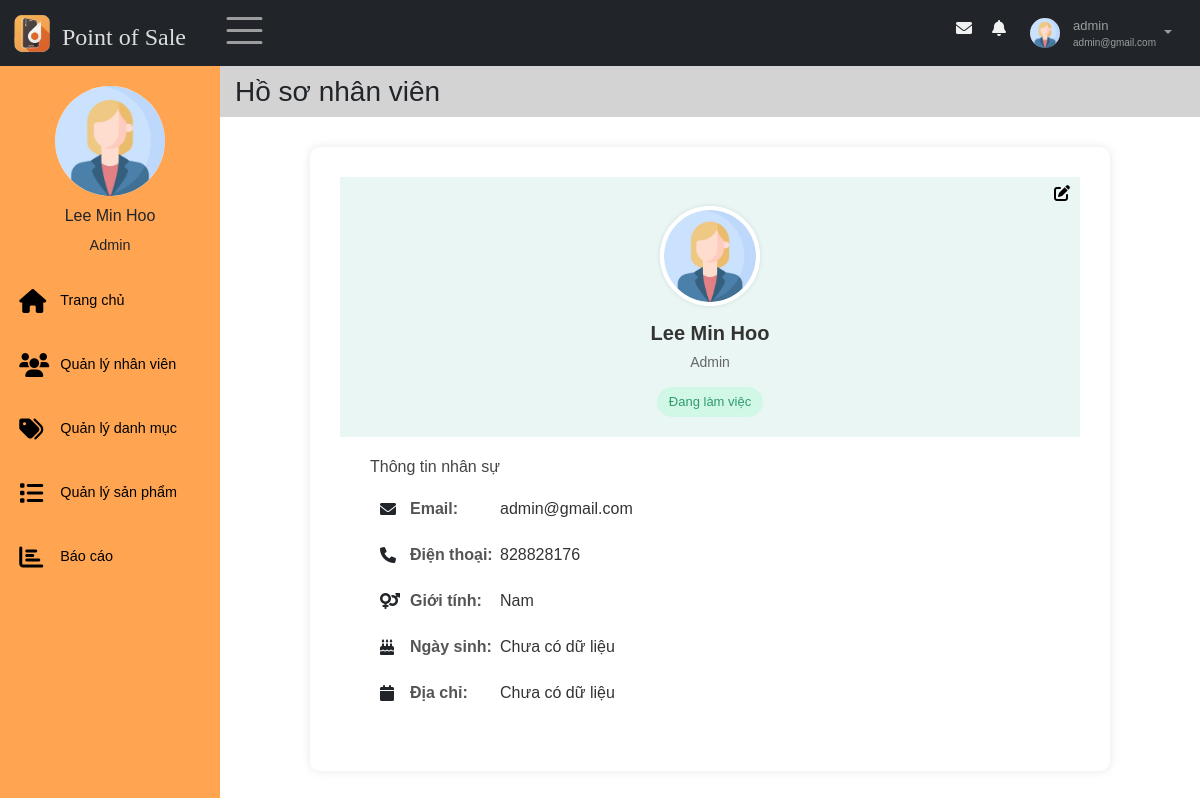
Page /views/index.php?nav=hoso (signed in) on the committed database.
### tables this page shows
CREATE TABLE `taikhoan` (
  `id` int(11) NOT NULL,
  `id_nhanvien` int(11) NOT NULL,
  `username` varchar(30) NOT NULL,
  `password` varchar(30) NOT NULL,
  `role` enum('Admin','Nhân viên') NOT NULL,
  `trangthai_hd` tinyint(1) NOT NULL,
  `activate_token` varchar(10) DEFAULT NULL,
  `expire_time` int(11) DEFAULT NULL,
  `pass_changed` tinyint(1) DEFAULT NULL,
  `trangthai_khoa` tinyint(1) NOT NULL DEFAULT 0
);

CREATE TABLE `nhanvien` (
  `id` int(11) NOT NULL,
  `hoten` varchar(50) NOT NULL,
  `email` varchar(100) NOT NULL,
  `gioitinh` enum('Nữ','Nam') DEFAULT NULL,
  `sdt` varchar(11) DEFAULT NULL,
  `ngaysinh` date DEFAULT NULL,
  `diachi` varchar(100) DEFAULT NULL,
  `img` varchar(50) DEFAULT NULL
);

### models/quanlyhoso/getProfileNV.php (called while the page is built, shortened)
<?php
    $conn = connectDB();
    if (isset($_GET["id_detail"])) {
        $id = $_GET["id_detail"];
    } else {
        $id = $_SESSION["id"];
    }
    if(empty($_SESSION["id"])) {
        header("Location: ../index.php");
        exit();
    }else{
        $sql = "SELECT nhanvien.*, taikhoan.trangthai_khoa, taikhoan.role FROM nhanvien, taikhoan WHERE nhanvien.id = taikhoan.id_nhanvien AND nhanvien.id =" . $id;
    }
    $result = $conn->query($sql);
    if ($result->num_rows > 0) {
        $row = $result->fetch_assoc();
        $profile_name =  $row["hoten"]??"";
        $profile_role = $row['role']??"";
        $profile_sdt = $row["sdt"]??"";
        $profile_email = $row["email"]??"";
        $profile_gender = $row["gioitinh"]??"";
        $profile_ngaysinh = $row["ngaysinh"]??"";
        $profile_diachi = $row["diachi"]??"";
        $profile_img = $row["img"]??"";
        $profile_trangthai = $row["trangthai_khoa"] == 0 ? 1 : 0;
    }
?>

### views/pages/main/content/hoso.php (the view)
<div class = "main-content " id="main">
    <main>
        <div class = "page-header">
            <div>
                <h3>Hồ sơ nhân viên </h3>
            </div>
        </div>
        <section class="profife-view">
            <div class="profile-container">
                <div class="profile-header">
                    <?php
                        if(isset($_GET['id_detail'])) {
                            ?>
                                <div class="right-actions">
                                    <a href="index.php?sidebar=quanlynhanvien"><i class="fa-solid fa-left-long" style="color: black;"></i></a>
                                </div>
                            <?php
                        } else {
                            ?>
                                <div class="right-actions">
                                    <a href="index.php?nav=hoso&query=sua"><i class='fa fa-edit'></i></a>
                                </div>
                            <?php
                        }
                    ?>
                    <div>
                        <img src="<?=$avtPath?>" alt="Avatar" class="avatar">
                        <h2 class="name"><?=$profile_name?></h2>
                        <p class="position"><?=$profile_role?></p>
                        <?php
                            if($profile_trangthai == 1) {
                                ?><span class="status">Đang làm việc</span><?php
                            } else {
                                ?><span class="status" style="background-color:rgb(251, 189, 189); color:rgb(216, 86, 86);">Tài khoản đã bị khóa</span><?php
                            }
                        ?>
                    </div>
                </div>
                <div class="profile-info">
                <h3>Thông tin nhân sự</h3>
                <div class="info-item">
                    <i class="fa fa-envelope icon"></i>
                    <span class="label">Email:</span>
                    <span class="value"><?=$profile_email?></span>
                </div>
                <div class="info-item">
                    <i class="fa fa-phone icon"></i>
                    <span class="label">Điện thoại:</span>
                    <span class="value"><?= $profile_sdt ?: "Chưa có dữ liệu" ?></span>
                </div>
                <div class="info-item">
                    <i class="fa fa-venus-mars icon"></i>
                    <span class="label">Giới tính:</span>
                    <span class="value"><?=$profile_gender ?: "Chưa có dữ liệu" ?></span>
                </div>
                <div class="info-item">
                    <i class="fa fa-birthday-cake icon"></i>
                    <span class="label">Ngày sinh:</span>
                    <span class="value"><?= $profile_ngaysinh ?: "Chưa có dữ liệu" ?></span>
                </div>
                <div class="info-item">
                    <i class="fa fa-calendar icon"></i>
                    <span class="label">Địa chỉ:</span>
                    <span class="value"><?= $profile_diachi ?: "Chưa có dữ liệu" ?></span>
                </div>
                </div>
            </div>
        </section>
    </main>
</div>

### views/pages/nav.php (shortened to what this page needs)
<nav class="navbar navbar-expand-sm bg-dark navbar-dark fixed-top" id="nav">
    <div class="container-fluid">
        <div class="leftnav justify-content-start">
            <a class="logo navbar-brand" href="index.php" data-bs-toggle="tooltip"  title="Về trang chủ">
                <img src="../images/logo.ico" alt="Logo" style="width:40px;" >
                <h4>Point of Sale</h4>
            </a>
            <div class="openclose"><span class="navbar-toggler-icon" style="font-size:30px;cursor:pointer" onclick="open_closeNav() " class = "las la-bars"></span>  </div>
        </div>
        <div class="rightnav justify-content-end">
            <ul  class=" navbar-nav" >
                <li class="nav-item">
                    <a  href="#">
                    <span class = "fa fa-fw fa-envelope"></span>
                    </a></li>
                <li class="nav-item">
                    <a  href="#">
                    <span class = "fa fa-bell"></span>
                    </a></li>
                <li class="nav-item dropdown">
                        <a id="nav-user" class="nav-link dropdown-toggle" href="#" role="button" data-bs-toggle="dropdown">
                            <?php
                            if (empty($profile_img) || $profile_img == "") {
                                $avtPath = "../models/quanlyhoso/imagesNV/user.jpg";
                            } else {
                                $avtPath = "../models/quanlyhoso/imagesNV/" . $profile_img;
                            }
                            ?>
                            <img id="nav-avatar" src = "<?=$avtPath?>" height = "30px"  width = "30px" alt = "Avatar">
                            <div class="infor">
                                <p id ="user"><?= $_SESSION["username"]?></p>
                                <p id="email"><?= $_SESSION["email"]?></p>
                            </div>
                        </a>
                </li>
            </ul>
        </div>
    </div>
</nav>

### views/pages/main/sidebar.php (shortened to what this page needs)
<div class="sidebar"  id="mySidebar" >
    <div class="sidebar-user">
        <img src="<?=$avtPath?>" height = "70px"  width = "70px" alt = "">
            <div>
                <h3><?=$_SESSION['tennv']?></h3>
                <span><?=$_SESSION['role']?></span>
        </div>
    </div>
    <div class="sidebar-menu">
        <ul >
            <li class="item">
                <a class="link" href="index.php">
                    <span class = "fa fa-home"></span>
                    <p class="item-sidebar">Trang chủ</p>
                </a>
            </li>
            <?php if($_SESSION["role"] == "Admin") {
            ?>
                <li class="item">
                    <a class="link" href="index.php?sidebar=quanlynhanvien">
                        <span class = "fa fa-users"></span>
                        <p class="item-sidebar">Quản lý nhân viên</p>
                    </a>
                </li>
                <li class="item">
                    <a class="link" href="index.php?sidebar=quanlydanhmuc">
                        <span class = "fa fa-tags"></span>
                        <p class="item-sidebar">Quản lý danh mục</p>
                    </a>
                </li>
            <?php
            }?>
            <li class="item">
                <a class="link" href="index.php?sidebar=quanlysanpham">
                    <span class = "fa fa-list"></span>
                    <p class="item-sidebar">Quản lý sản phẩm</p>
                </a>
            </li>
            <li class="item">
                <a class="link" href="index.php?sidebar=baocao">
                    <span class = "fa fa-bar-chart"></span>
                    <p class="item-sidebar">Báo cáo</p>
                </a>
            </li>
        </ul>
    </div>
</div>

### views/style.css (style rules this page uses)
* { font-family: 'Poppins', sans-serif; box-sizing: border-box; text-decoration: none; list-style-type: none; padding: 0; margin: 0; }
#nav { position: fixed; }
.nav-item { margin: 5px 8px; }
.logo { display: flex; margin: 0; padding: 0; }
.logo h4 { color: #ffffffd6; margin: 10px 10px 0 10px; font-family:Cambria, Cochin, Georgia, Times, 'Times New Roman', serif; }
.leftnav { display: flex; }
.sidebar { display: flex; flex-direction: column; width: 220px; height: 100%; padding: 15px 0 0 0; background: #ffa551; position: fixed; z-index: 1; overflow-x: hidden; transition: 0.5s; }
.main-content { padding: 1.5rem; height: auto; }
#main { margin-left: 235px; transition: margin-left .5s; padding:0; }
.page-header { background-color:lightgrey; padding: 20px 15px 0 15px; display: flex; }
.sidebar-user { margin-top: 1rem; text-align: center; }
.sidebar-user img { width: 110px; height: 110px; border-radius: 50%; margin-bottom: 10px; }
.sidebar-user h3 { font-size: 1rem; }
.sidebar-user span { font-size: .9rem; margin-top: .9rem; margin-bottom: .9rem; }
.openclose { margin: 0 10px; }
.sidebar ul { margin-bottom: 2rem; padding: 0; }
.sidebar li { margin-left: .2rem; }
.sidebar-menu { flex-grow: 1; }
.link { font-size: .9rem; display: flex; align-items: center; margin-top: 1.5rem; transition: 0.3s; color: black; padding: 8px 16px; text-decoration: none; }
.item-sidebar { margin: 0; margin-right: 5px; }
.item .link span { width: 25px; }
.sidebar li a span, .sidebar a span { font-size: 1.5rem; display: inline-block; margin-right: 1rem; }
#nav-user { display: flex; padding: 0; }
.infor { margin-left: 10px; display: flex; flex-direction: column; justify-content: center; flex-grow: 1; font-size: x-small; }
.infor p { margin: 0; }
#user { font-size: small; }
#nav-avatar { width: 30px; height: 30px; border-radius: 50%; margin: 3px; }
#nav-user::after { margin: 15px 8px; }
.rightnav>ul>li>a>span { color: #f1f1f1; padding: 5px; }
* { font-family: 'Poppins', sans-serif; box-sizing: border-box; margin: 0; padding: 0; }
.profile-container { background-color: white; padding: 30px; max-width: 800px; margin: auto; margin-top: 30px; border-radius: 10px; box-shadow: 0 0 10px rgba(0,0,0,0.1); }
h2 { text-align: center; margin-bottom: 20px; }
.profile-header { text-align: center; padding: 5px 10px 20px; background-color: #e9f6f3; }
.avatar { width: 100px; height: 100px; border-radius: 50%; object-fit: cover; border: 4px solid white; box-shadow: 0 0 5px rgba(0,0,0,0.1); }
.name { margin-top: 15px; font-size: 20px; font-weight: 600; color: #333; }
.position { font-size: 14px; color: #666; margin: 5px 0; line-height: 1.4; }
.status { display: inline-block; background-color: #d1f7e7; color: #2e9c6a; padding: 5px 12px; border-radius: 20px; font-size: 13px; margin-top: 10px; }
.profile-info { padding: 20px 30px; }
.profile-info h3 { font-size: 16px; color: #444; margin-bottom: 15px; }
.info-item { display: flex; align-items: center; margin-bottom: 10px; }
.icon { font-size: 18px; padding: 10px; width:40px; }
.right-actions { display:flex; justify-content: end; }
.label { font-weight: 600; width: 90px; color: #555; }
.value { color: #333; }
.right-actions .fa-edit { color: black; }

### rows in the picture
taikhoan: id_nhanvien.img (placeholder picture), id_nhanvien.hoten "Lee Min Hoo", role "Admin", id_nhanvien.email "admin@gmail.com", id_nhanvien.sdt "828828176", id_nhanvien.gioitinh "Nam", id_nhanvien.ngaysinh "Chưa có dữ liệu", id_nhanvien.diachi "Chưa có dữ liệu"

### other values in the picture
$_SESSION["username"] "admin"
$_SESSION["email"] "admin@gmail.com"
$_SESSION['tennv'] "Lee Min Hoo"
$_SESSION['role'] "Admin"
